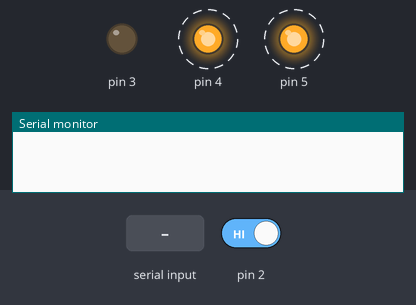
The sketch below on a simulated Arduino Uno, built with avr-gcc and run on an emulated ATmega328P. On the bench: output pins drawn as LEDs (lit = HIGH), the last lines printed to the serial monitor. Dashed ring = blinking. Inputs (shaded band) come from the test bench; at power-on: pin 2 HIGH.

Above: at 1.8 s.
1.9 s: pin 2 driven LOW
At 2.9 s:
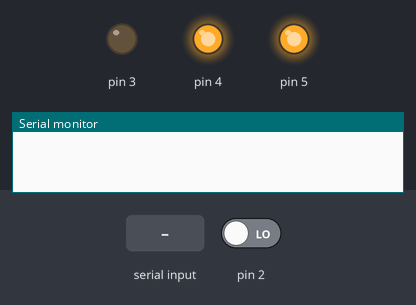
3.4 s: "rdy" received over Serial
At 4.6 s:
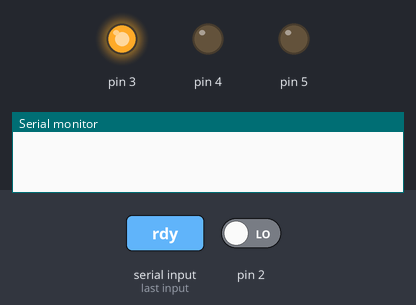
6.4 s: "1" received over Serial
At 6.52 s:
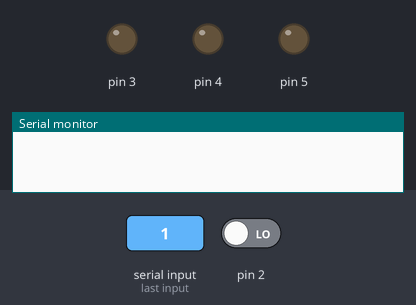
9.4 s: pin 2 driven HIGH
At 9.77 s:
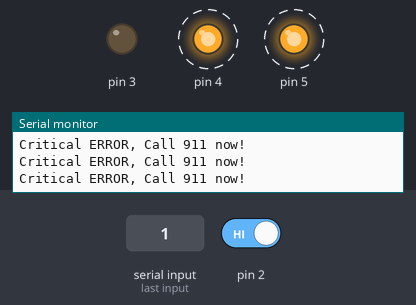
Timing chart, 0 to 13.4 s (numbered marks = the images above; inputs shaded):
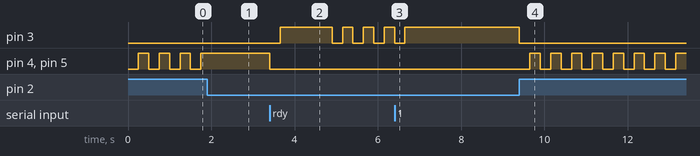

Measured:
- after the input at 1.9 s, pin 4, pin 5: stops changing and stays HIGH
- after the input at 3.4 s, pin 3: LOW → HIGH after 0.25 s, then repeats every 0.50 s: LOW 0.25 s, HIGH 0.25 s; pin 4, pin 5: HIGH → LOW at once
- after the input at 6.4 s, pin 3: goes on until 6.7 s, then stays HIGH
- after the input at 9.4 s, pin 3: HIGH → LOW at once; pin 4, pin 5: alternates HIGH for 0.25 s and LOW for 0.25 s, starting after 0.25 s
- by itself, pin 4, pin 5: alternates HIGH for 0.25 s and LOW for 0.25 s

The sketch:

SpaceShip.ino
```cpp
int switchstate = 0;
int Ready = 0;
int w8_key = 0;
String incomingString;

void setup() {
  pinMode(3, OUTPUT);
  pinMode(4, OUTPUT);
  pinMode(5, OUTPUT);

  pinMode(2, INPUT);

  Serial.begin(9600);
}

void loop() {
  switchstate = digitalRead(2);
    if (switchstate == LOW && Ready == 0) {
      digitalWrite(3, HIGH);
      digitalWrite(4, LOW);
      digitalWrite(5, LOW);
    }
    else if (switchstate == HIGH){
      digitalWrite(3, LOW);
      digitalWrite(4, LOW);
      digitalWrite(5, LOW);
      delay(250);
      digitalWrite(4, HIGH);
      digitalWrite(5, HIGH);
      delay(250);
      Ready = 1;
    }
    else if (switchstate == LOW && Ready == 1 && Serial.available() > 0){
      digitalWrite(4, LOW);
      digitalWrite(3, LOW);
      digitalWrite(5, LOW);
      delay(250);
      digitalWrite(3, HIGH);
      delay(250);
      incomingString = Serial.readString();
      w8_key = 1;
    }
    else if (switchstate == LOW && Ready == 1 && incomingString == "rdy" && w8_key == 1){
       digitalWrite(3, LOW);
       delay(250);
       digitalWrite(3, HIGH);
       delay(250);
    }
    else if (switchstate == LOW && Ready == 1 && incomingString != "rdy" && w8_key == 1){
      Serial.println("Critical ERROR, Call 911 now!");
      delay(500);
    }
}
```
